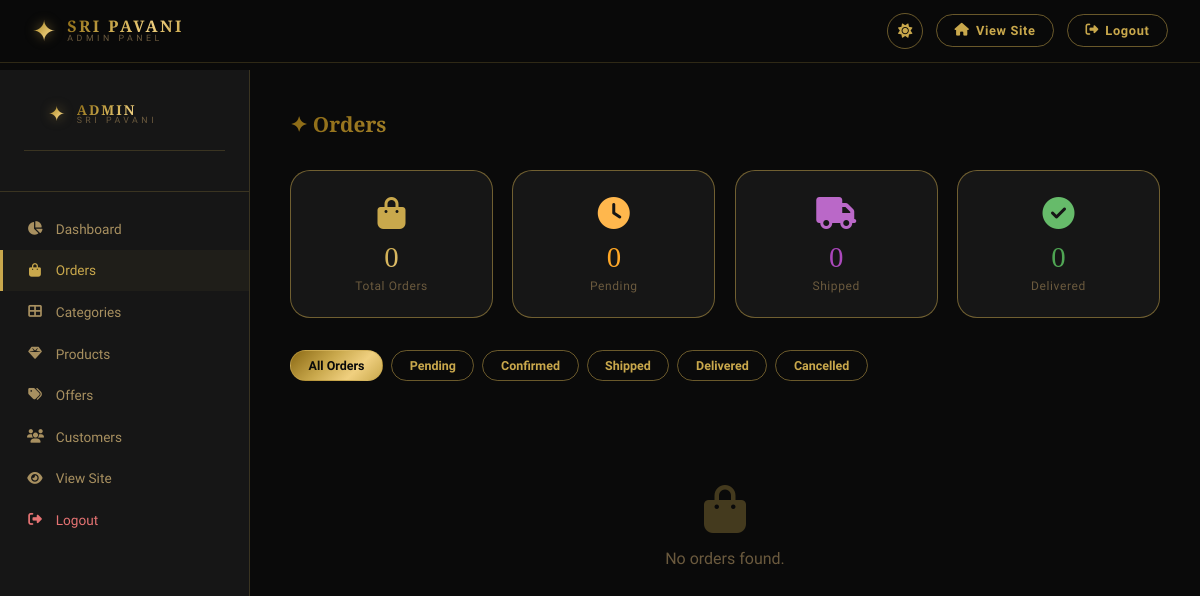
Page /admin/orders (signed in) on the earlier database version.
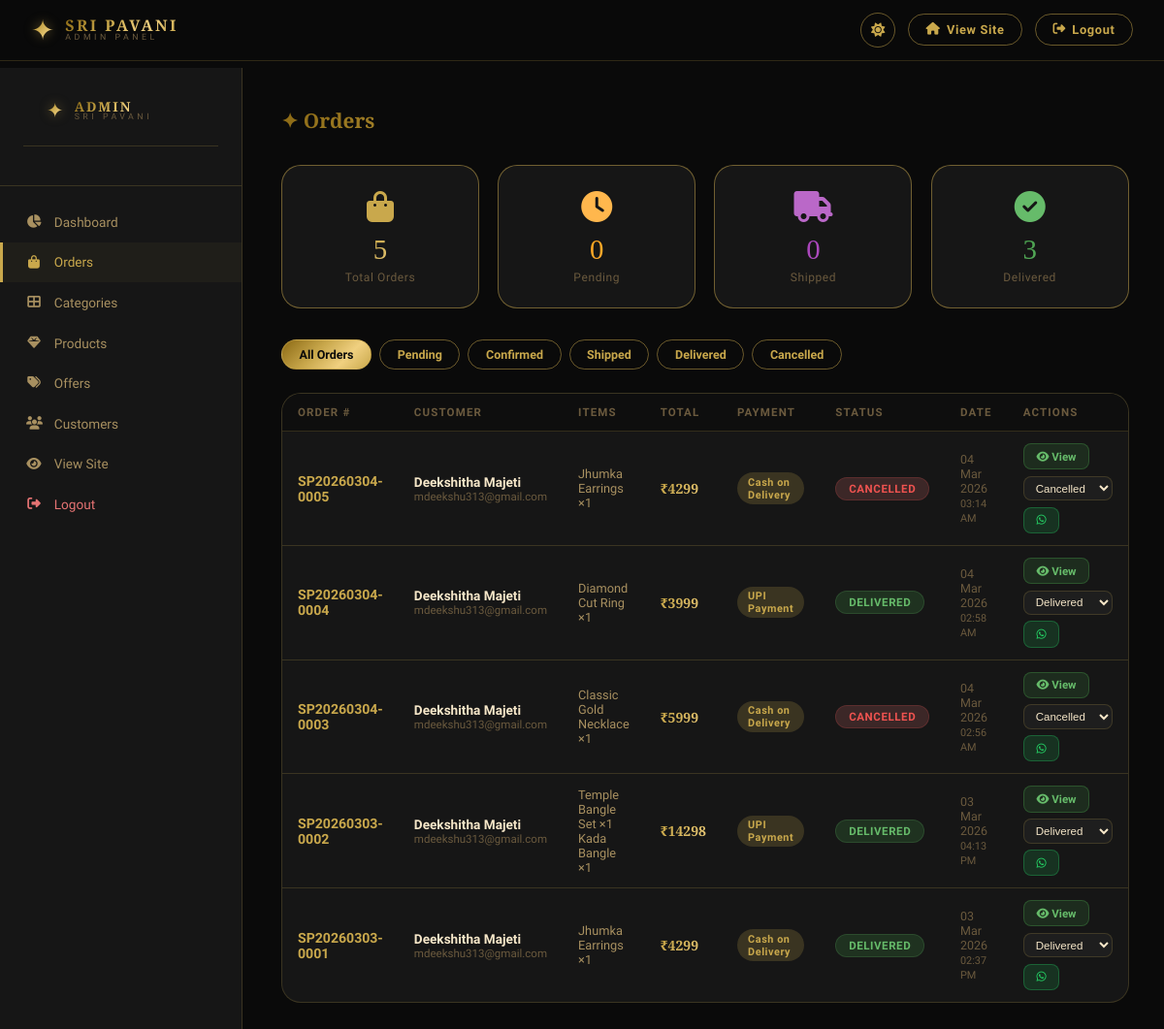
Same page on the later database version.
### app.py (models this page shows, shortened)
class Order(db.Model):
    id                 = db.Column(db.Integer, primary_key=True)
    user_id            = db.Column(db.Integer, db.ForeignKey('user.id'), nullable=False)
    order_number       = db.Column(db.String(20), unique=True, nullable=False)
    total              = db.Column(db.Float, nullable=False)
    payment_method     = db.Column(db.String(30), nullable=False)
    status             = db.Column(db.String(20), default='pending')
    delivery_name      = db.Column(db.String(150))
    delivery_phone     = db.Column(db.String(20))
    delivery_address   = db.Column(db.Text)
    delivery_city      = db.Column(db.String(100))
    delivery_state     = db.Column(db.String(100))
    delivery_pincode   = db.Column(db.String(10))
    estimated_delivery = db.Column(db.String(100), default='5-7 business days')
    admin_note         = db.Column(db.Text)
    created_at         = db.Column(db.DateTime, default=datetime.utcnow)
    items              = db.relationship('OrderItem', backref='order', lazy=True)

class User(UserMixin, db.Model):
    id            = db.Column(db.Integer, primary_key=True)
    name          = db.Column(db.String(150), nullable=False)
    email         = db.Column(db.String(150), unique=True, nullable=False)
    phone         = db.Column(db.String(20))
    dob           = db.Column(db.String(20))
    gender        = db.Column(db.String(10))
    address       = db.Column(db.Text)
    city          = db.Column(db.String(100))
    state         = db.Column(db.String(100))
    pincode       = db.Column(db.String(10))
    password_hash = db.Column(db.String(256))
    is_admin      = db.Column(db.Boolean, default=False)
    created_at    = db.Column(db.DateTime, default=datetime.utcnow)
    cart_items    = db.relationship('CartItem', backref='user', lazy=True)
    orders        = db.relationship('Order', backref='user', lazy=True)

class OrderItem(db.Model):
    id            = db.Column(db.Integer, primary_key=True)
    order_id      = db.Column(db.Integer, db.ForeignKey('order.id'), nullable=False)
    product_id    = db.Column(db.Integer, db.ForeignKey('product.id'), nullable=True)
    product_name  = db.Column(db.String(200))
    product_image = db.Column(db.String(200))
    price         = db.Column(db.Float)
    quantity      = db.Column(db.Integer)
    product       = db.relationship('Product')

### app.py (the view, shortened to what this page needs)
@app.route('/admin/orders', methods=['GET', 'POST'])
@login_required
@admin_required
def admin_orders():
    status_filter = request.args.get('status', '')
    q = Order.query
    if status_filter:
        q = q.filter_by(status=status_filter)
    orders = q.order_by(Order.created_at.desc()).all()
    return render_template('admin/orders.html', orders=orders,
                           status_filter=status_filter)

### app.py (called while the page is built)
@login_manager.user_loader
def load_user(user_id):
    return User.query.get(int(user_id))

def admin_required(f):
    from functools import wraps
    @wraps(f)
    def decorated(*args, **kwargs):
        if not current_user.is_authenticated or not current_user.is_admin:
            flash('Admin access required', 'error')
            return redirect(url_for('login'))
        return f(*args, **kwargs)
    return decorated

### templates/admin/orders.html (shortened to what the changed rows need)
{% extends "admin/base_admin.html" %}
{% block content %}
<h1 class="admin-page-title">✦ Orders</h1>
<div class="stats-grid" style="margin-bottom:2rem">
  <div class="stat-card">
    <div class="stat-icon"><i class="fas fa-shopping-bag"></i></div>
    <div class="stat-number">{{ orders|length }}</div>
    <div class="stat-label">{{ 'Filtered' if status_filter else 'Total' }} Orders</div>
  </div>
  <div class="stat-card">
    <div class="stat-icon" style="color:#66bb6a"><i class="fas fa-check-circle"></i></div>
    <div class="stat-number" style="background:linear-gradient(135deg,#388e3c,#66bb6a);-webkit-background-clip:text;-webkit-text-fill-color:transparent">
      {{ orders|selectattr('status','equalto','delivered')|list|length }}
    </div>
    <div class="stat-label">Delivered</div>
  </div>
</div>
<div style="display:flex;gap:.5rem;flex-wrap:wrap;margin-bottom:1.5rem">
  {% for label, val in [('All Orders',''),('Pending','pending'),('Confirmed','confirmed'),('Shipped','shipped'),('Delivered','delivered'),('Cancelled','cancelled')] %}
  <a href="{{ url_for('admin_orders') }}{% if val %}?status={{ val }}{% endif %}"
    style="padding:.45rem 1.1rem;border-radius:50px;font-size:.78rem;font-weight:600;border:1px solid var(--border-gold);
           color:{% if status_filter == val %}var(--bg-primary){% else %}var(--gold){% endif %};
           background:{% if status_filter == val %}var(--gold-gradient){% else %}transparent{% endif %};
           text-decoration:none;transition:all .2s">
    {{ label }}
  </a>
  {% endfor %}
</div>
{% if orders %}
<div class="admin-card">
  <div style="overflow-x:auto">
    <table class="admin-table">
      <thead>
        <tr>
          <th>Order #</th>
          <th>Customer</th>
          <th>Items</th>
          <th>Total</th>
          <th>Payment</th>
          <th>Status</th>
          <th>Date</th>
          <th>Actions</th>
        </tr>
      </thead>
      <tbody>
        {% for order in orders %}
        {% set sc = status_colors.get(order.status, ('rgba(100,100,100,.15)','#aaa')) %}
        <tr>
          <td>
            <a href="{{ url_for('admin_order_detail', order_id=order.id) }}"
               style="color:var(--gold);font-weight:700;font-size:.88rem;text-decoration:none">
              {{ order.order_number }}
            </a>
          </td>
          <td>
            <div style="font-weight:600;font-size:.85rem">{{ order.user.name }}</div>
            <div style="font-size:.72rem;color:var(--text-muted)">{{ order.user.email }}</div>
          </td>
          <td>
            <div style="font-size:.8rem;color:var(--text-secondary)">
              {% for item in order.items[:2] %}
              <div>{{ item.product_name }} ×{{ item.quantity }}</div>
              {% endfor %}
            </div>
          </td>
          <td style="font-family:'Cinzel Decorative',serif;font-size:.88rem;background:var(--gold-gradient);-webkit-background-clip:text;-webkit-text-fill-color:transparent;font-weight:700">
            ₹{{ "%.0f"|format(order.total) }}
          </td>
          <td>
            <span class="tag tag-gold" style="font-size:.68rem">
              {{ payment_labels.get(order.payment_method, order.payment_method) }}
            </span>
          </td>
          <td>
            <span style="display:inline-block;padding:.25rem .8rem;border-radius:20px;font-size:.72rem;font-weight:700;
                         background:{{ sc[0] }};color:{{ sc[1] }};border:1px solid {{ sc[1] }}30;letter-spacing:.05em">
              {{ order.status|upper }}
            </span>
          </td>
          <td style="font-size:.78rem;color:var(--text-muted)">
            {{ order.created_at.strftime('%d %b %Y') }}<br>
            <span style="font-size:.68rem">{{ order.created_at.strftime('%I:%M %p') }}</span>
          </td>
          <td>
            <div style="display:flex;gap:.4rem;flex-wrap:wrap;align-items:center">
              <a href="{{ url_for('admin_order_detail', order_id=order.id) }}"
                 class="btn-sm btn-success" style="font-size:.72rem">
                <i class="fas fa-eye"></i> View
              </a>
              <form method="POST" style="display:inline">
                <select name="status" onchange="this.form.submit()"
                  style="padding:.3rem .5rem;border-radius:8px;background:var(--input-bg);border:1px solid var(--border);
                         color:var(--text-primary);font-size:.72rem;cursor:pointer">
                  {% for s in ['pending','confirmed','shipped','delivered','cancelled'] %}
                  <option value="{{ s }}" {{ 'selected' if order.status == s }}>{{ s|capitalize }}</option>
                  {% endfor %}
                </select>
              </form>
              {% if order.user.phone %}
              <a href="https://wa.me/91{{ order.user.phone|replace(' ','')|replace('-','') }}?text={{ ('Order Update: Your Sri Pavani order ' + order.order_number + ' status is now ' + order.status + '. Thank you!')|urlencode }}"
                 target="_blank" class="btn-sm"
                 style="background:rgba(37,211,102,.15);color:#25d366;border:1px solid rgba(37,211,102,.3);font-size:.72rem"
                 title="Notify Customer on WhatsApp">
                <i class="fab fa-whatsapp"></i>
              </a>
              {% endif %}
            </div>
          </td>
        </tr>
        {% endfor %}
      </tbody>
    </table>
  </div>
</div>
{% else %}
<div style="text-align:center;padding:5rem 2rem;color:var(--text-muted)">
  <i class="fas fa-shopping-bag" style="font-size:3rem;color:var(--gold);opacity:.3;display:block;margin-bottom:1rem"></i>
  <p>No orders found{% if status_filter %} with status "{{ status_filter }}"{% endif %}.</p>
</div>
{% endif %}
{% endblock %}

Differences in the rows shown:
added Order: order_number "SP20260304-0005", user.name "Deekshitha Majeti", user.email "mdeekshu313@gmail.com", total "4299", get "Cash on Delivery", status "CANCELLED", created_at "04 Mar 2026", created_at "03:14 AM"
added OrderItem: product_name "Jhumka Earrings", quantity "1", shown under "SP20260304-0005"
added Order: order_number "SP20260304-0004", user.name "Deekshitha Majeti", user.email "mdeekshu313@gmail.com", total "3999", get "UPI Payment", status "DELIVERED", created_at "04 Mar 2026", created_at "02:58 AM"
added OrderItem: product_name "Diamond Cut Ring", quantity "1", shown under "SP20260304-0004"
added Order: order_number "SP20260304-0003", user.name "Deekshitha Majeti", user.email "mdeekshu313@gmail.com", total "5999", get "Cash on Delivery", status "CANCELLED", created_at "04 Mar 2026", created_at "02:56 AM"
added OrderItem: product_name "Classic Gold Necklace", quantity "1", shown under "SP20260304-0003"
added Order: order_number "SP20260303-0002", user.name "Deekshitha Majeti", user.email "mdeekshu313@gmail.com", total "14298", get "UPI Payment", status "DELIVERED", created_at "03 Mar 2026", created_at "04:13 PM"
added OrderItem: product_name "Temple Bangle Set", quantity "1", shown under "SP20260303-0002"
added OrderItem: product_name "Kada Bangle", quantity "1", shown under "SP20260303-0002"
added Order: order_number "SP20260303-0001", user.name "Deekshitha Majeti", user.email "mdeekshu313@gmail.com", total "4299", get "Cash on Delivery", status "DELIVERED", created_at "03 Mar 2026", created_at "02:37 PM"
added OrderItem: product_name "Jhumka Earrings", quantity "1", shown under "SP20260303-0001"
Other differences:
{{ orders|length }}: "0" → "5"
{{ orders|selectattr('status','equalto','delivered')|list|length }}: "0" → "3"
text no longer shown: "No orders found ."
text now shown: "ORDER # CUSTOMER ITEMS TOTAL PAYMENT STATUS DATE ACTIONS"
